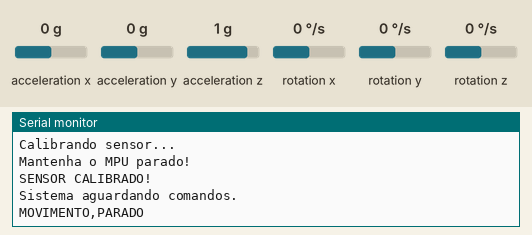
Recording of a sketch running on a simulated ESP32. Shown: the last lines printed to the serial monitor. Wiring (inferred from the names in the program): MPU-6050 motion sensor at I2C address 0x68. The test bench sets the inputs (shaded band); at power-on: rotation x 0 °/s, rotation z 0 °/s, acceleration x 0 g, acceleration y 0 g, acceleration z 1 g, rotation y 0 °/s. Nothing arrives over Bluetooth unless stated.

Above: at 5.3 s.
5.4 s: rotation x set to -192 °/s
At 6.3 s:
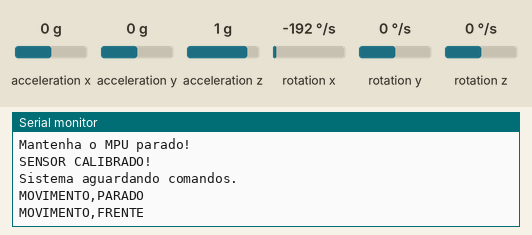
7.0 s: rotation z set to -192 °/s
At 8.4 s:
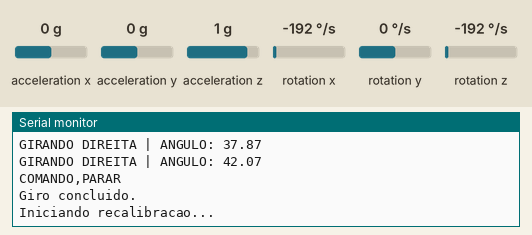
8.7 s: rotation x set to -100 °/s
At 9.8 s:
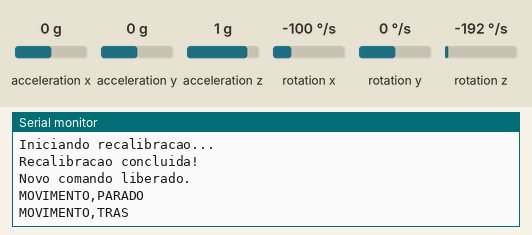
10.6 s: rotation z set to -100 °/s
At 11.9 s:
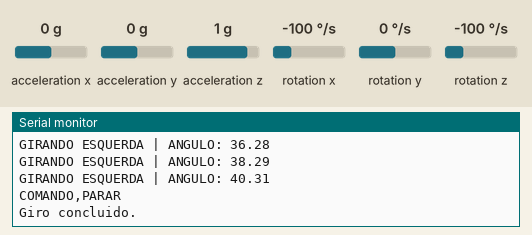

Measured:
- after the input at 5.4 s, the serial monitor: prints a new line after 0.16 s (image 1)
- after the input at 7.0 s, the serial monitor: prints a new line after 0.20 s (image 2)
- after the input at 8.7 s, the serial monitor: prints a new line after 0.45 s (image 3)
- after the input at 10.6 s, the serial monitor: prints a new line after 0.45 s (image 4)

The sketch:

ControleGiro.ino
```cpp
/*
  SMART CHAIR - CONTROLE DE GIRO
  ESP32 DevKit V1 + MPU6050

  SDA -> GPIO 25
  SCL -> GPIO 26
  Endereco I2C: 0x68

  Comunicacao:
  ESP32 -> Bluetooth Classico -> Raspberry Pi
  Nome Bluetooth: SmartChair-ESP32
*/

#include "mpu6050.h"
#include <BluetoothSerial.h>

// Objeto de comunicacao Bluetooth
BluetoothSerial SerialBT;


// ====================================================
// LIMITES DOS MOVIMENTOS
// ====================================================

// Eixo Z - esquerda e direita
const float LIMITE_ESQUERDA = 40.0;
const float LIMITE_DIREITA  = -40.0;

// Eixo X - frente e tras
const float LIMITE_FRENTE = -30.0;
const float LIMITE_TRAS   = 40.0;

// Angulo desejado para cada giro
const float ANGULO_ALVO = 40.0;
const float ANGULO_ALVOMenos = -40.0;

// Tempo aguardando a cadeira parar
const unsigned long TEMPO_PARADA = 500;


// ====================================================
// ESTADOS DO SISTEMA
// ====================================================

enum Estado {

  AGUARDANDO,
  GIRANDO_ESQUERDA,
  GIRANDO_DIREITA,
  RECALIBRANDO

};

Estado estado = AGUARDANDO;


// ====================================================
// VARIAVEIS DO GIRO
// ====================================================

float anguloInicial = 0;
float diferencaAngulo = 0;

unsigned long inicioParada = 0;


// ====================================================
// COMUNICACAO BLUETOOTH
// ====================================================

// Guarda o ultimo comando enviado para evitar repeticoes
String ultimoComandoEnviado = "";

void enviarComando(String comando) {

  // Evita enviar repetidamente o mesmo comando
  if (comando == ultimoComandoEnviado) {
    return;
  }

  // Mostra o comando no Monitor Serial
  Serial.println(comando);

  // Envia o comando para o Raspberry Pi
  if (SerialBT.hasClient()) {
    SerialBT.println(comando);
  }

  // Atualiza o ultimo comando enviado
  ultimoComandoEnviado = comando;

}


// ====================================================
// SETUP
// ====================================================

void setup() {

  Serial.begin(115200);

  delay(1000);


  // ==================================================
  // INICIALIZACAO DO BLUETOOTH
  // ==================================================

  if (SerialBT.begin("SmartChair-ESP32")) {

    Serial.println("Bluetooth iniciado!");
    Serial.println("Nome: SmartChair-ESP32");

  } else {

    Serial.println("Erro ao iniciar Bluetooth!");

  }


  Serial.println();
  Serial.println("====================================");
  Serial.println("       SMART CHAIR - MPU6050");
  Serial.println("====================================");


  // Inicializa o sensor
  mpu_begin();

  Serial.println("MPU6050 inicializado.");


  // Calibracao inicial
  Serial.println();
  Serial.println("Calibrando sensor...");
  Serial.println("Mantenha o MPU parado!");

  delay(2000);

  mpu_calibrate(200);


  // Zera os angulos
  mpu_reset();


  Serial.println();
  Serial.println("SENSOR CALIBRADO!");
  Serial.println("Sistema aguardando comandos.");
  Serial.println();

}


// ====================================================
// LOOP PRINCIPAL
// ====================================================

void loop() {

  // Atualiza os angulos somente fora da recalibracao
  if (estado != RECALIBRANDO) {
    mpu_loop();
  }

  float roll = getAngleX();
  float yaw = getAngleZ();


  // ==================================================
  // MAQUINA DE ESTADOS
  // ==================================================

  switch (estado) {


    // ================================================
    // AGUARDANDO UM NOVO COMANDO
    // ================================================

    case AGUARDANDO:

      diferencaAngulo = 0;


      // GIRO PARA ESQUERDA
      if (yaw > LIMITE_ESQUERDA) {

        anguloInicial = yaw;

        estado = GIRANDO_ESQUERDA;

        enviarComando("COMANDO,ESQUERDA,90");

        Serial.println("Iniciando giro para esquerda.");

      }


      // GIRO PARA DIREITA
      else if (yaw < LIMITE_DIREITA) {

        anguloInicial = yaw;

        estado = GIRANDO_DIREITA;

        enviarComando("COMANDO,DIREITA,90");

        Serial.println("Iniciando giro para direita.");

      }


      // MOVIMENTO PARA FRENTE
      else if (roll < LIMITE_FRENTE) {

        enviarComando("MOVIMENTO,FRENTE");

      }


      // MOVIMENTO PARA TRAS
      else if (roll > LIMITE_TRAS) {

        enviarComando("MOVIMENTO,TRAS");

      }


      // PARADO
      else {

        enviarComando("MOVIMENTO,PARADO");

      }

      break;


    // ================================================
    // GIRO PARA ESQUERDA
    // ================================================

    case GIRANDO_ESQUERDA:

      // Calcula quanto o sensor girou
      // desde o inicio da manobra

      diferencaAngulo = yaw - anguloInicial;

      Serial.print("GIRANDO ESQUERDA | ANGULO: ");

      Serial.println(diferencaAngulo, 2);


      // Verifica se atingiu o limite positivo ou negativo
      if (diferencaAngulo >= ANGULO_ALVO ||
          diferencaAngulo <= ANGULO_ALVOMenos) {

        enviarComando("COMANDO,PARAR");

        Serial.println("Giro concluido.");

        inicioParada = millis();

        estado = RECALIBRANDO;

      }

      break;


    // ================================================
    // GIRO PARA DIREITA
    // ================================================

    case GIRANDO_DIREITA:

      // Calcula quanto o sensor girou
      // desde o inicio da manobra

      diferencaAngulo = anguloInicial - yaw;

      Serial.print("GIRANDO DIREITA | ANGULO: ");

      Serial.println(diferencaAngulo, 2);


      // Verifica se atingiu o angulo desejado
      if (diferencaAngulo >= ANGULO_ALVO) {

        enviarComando("COMANDO,PARAR");

        Serial.println("Giro concluido.");

        inicioParada = millis();

        estado = RECALIBRANDO;

      }

      break;


    // ================================================
    // RECALIBRACAO DO SENSOR
    // ================================================

    case RECALIBRANDO:

      // Aguarda a cadeira parar completamente
      if (millis() - inicioParada >= TEMPO_PARADA) {

        Serial.println();
        Serial.println("Iniciando recalibracao...");

        // Recalibra somente o giroscopio
        mpu_calibrateGyro(200);

        // Zera a referencia angular
        mpu_reset();

        anguloInicial = 0;
        diferencaAngulo = 0;

        Serial.println("Recalibracao concluida!");

        Serial.println("Novo comando liberado.");

        // Libera o envio de um novo comando
        ultimoComandoEnviado = "";

        estado = AGUARDANDO;

      }

      break;

  }


  delay(20);

}
```

mpu6050.cpp
```cpp
#include "mpu6050.h"

// ======================================================
// VARIAVEIS
// ======================================================

float AccX = 0;
float AccY = 0;
float AccZ = 0;

float GyroX = 0;
float GyroY = 0;
float GyroZ = 0;

float AccErrorX = 0;
float AccErrorY = 0;

float GyroErrorX = 0;
float GyroErrorY = 0;
float GyroErrorZ = 0;

float accAngleX = 0;
float accAngleY = 0;

float gyroAngleX = 0;
float gyroAngleY = 0;
float gyroAngleZ = 0;

float roll = 0;
float pitch = 0;
float yaw = 0;

float elapsedTime = 0;
float currentTime = 0;
float previousTime = 0;


// ======================================================
// INICIALIZA MPU6050
// ======================================================

void mpu_begin() {

  Wire.begin(25, 26);

  Wire.setClock(100000);

  Wire.beginTransmission(MPU);

  byte erro = Wire.endTransmission();

  if (erro == 0) {

    Serial.println("MPU6050 encontrado no endereco 0x68.");

  } else {

    Serial.println("ERRO: MPU6050 nao encontrado!");
    Serial.println("Verifique SDA, SCL, VCC e GND.");

    return;
  }

  // Acorda o sensor
  Wire.beginTransmission(MPU);
  Wire.write(0x6B);
  Wire.write(0x00);
  Wire.endTransmission(true);

  // Configura acelerometro: +/- 2g
  Wire.beginTransmission(MPU);
  Wire.write(0x1C);
  Wire.write(0x00);
  Wire.endTransmission(true);

  // Configura giroscopio: +/- 250 graus/s
  Wire.beginTransmission(MPU);
  Wire.write(0x1B);
  Wire.write(0x00);
  Wire.endTransmission(true);

  delay(20);
}


// ======================================================
// LEITURA DO ACELEROMETRO
// ======================================================

void readAcel() {

  Wire.beginTransmission(MPU);

  Wire.write(0x3B);

  Wire.endTransmission(false);

  byte quantidade = Wire.requestFrom(MPU, 6, true);

  if (quantidade == 6) {

    int16_t rawX = (Wire.read() << 8) | Wire.read();
    int16_t rawY = (Wire.read() << 8) | Wire.read();
    int16_t rawZ = (Wire.read() << 8) | Wire.read();

    AccX = rawX / 16384.0f;
    AccY = rawY / 16384.0f;
    AccZ = rawZ / 16384.0f;
  }
}


// ======================================================
// LEITURA DO GIROSCOPIO
// ======================================================

void readGiro() {

  Wire.beginTransmission(MPU);

  Wire.write(0x43);

  Wire.endTransmission(false);

  byte quantidade = Wire.requestFrom(MPU, 6, true);

  if (quantidade == 6) {

    int16_t rawX = (Wire.read() << 8) | Wire.read();
    int16_t rawY = (Wire.read() << 8) | Wire.read();
    int16_t rawZ = (Wire.read() << 8) | Wire.read();

    GyroX = rawX / 131.0f;
    GyroY = rawY / 131.0f;
    GyroZ = rawZ / 131.0f;
  }
}


// ======================================================
// CALIBRACAO COMPLETA
// ======================================================

void mpu_calibrate(int leituras) {

  AccErrorX = 0;
  AccErrorY = 0;

  GyroErrorX = 0;
  GyroErrorY = 0;
  GyroErrorZ = 0;


  // ------------------------------------------
  // CALIBRACAO DO ACELEROMETRO
  // ------------------------------------------

  for (int nR = 0; nR < leituras; nR++) {

    readAcel();

    AccErrorX += (

      atan(
        AccY /
        sqrt(
          pow(AccX, 2) +
          pow(AccZ, 2)
        )
      ) * 180.0 / PI

    );

    AccErrorY += (

      atan(
        -1.0 * AccX /
        sqrt(
          pow(AccY, 2) +
          pow(AccZ, 2)
        )
      ) * 180.0 / PI

    );

    delay(2);
  }

  AccErrorX /= (float)leituras;
  AccErrorY /= (float)leituras;


  // ------------------------------------------
  // CALIBRACAO DO GIROSCOPIO
  // ------------------------------------------

  mpu_calibrateGyro(leituras);

}


// ======================================================
// CALIBRACAO SOMENTE DO GIROSCOPIO
// ======================================================

void mpu_calibrateGyro(int leituras) {

  GyroErrorX = 0;
  GyroErrorY = 0;
  GyroErrorZ = 0;

  for (int nR = 0; nR < leituras; nR++) {

    readGiro();

    GyroErrorX += GyroX;
    GyroErrorY += GyroY;
    GyroErrorZ += GyroZ;

    delay(2);
  }

  GyroErrorX /= (float)leituras;
  GyroErrorY /= (float)leituras;
  GyroErrorZ /= (float)leituras;

}


// ======================================================
// ATUALIZA OS ANGULOS
// ======================================================

void mpu_loop() {

  // ------------------------------------------
  // ACELEROMETRO
  // ------------------------------------------

  readAcel();

  accAngleX = (

    atan(
      AccY /
      sqrt(
        pow(AccX, 2) +
        pow(AccZ, 2)
      )
    ) * 180.0 / PI

  ) - AccErrorX;


  accAngleY = (

    atan(
      -1.0 * AccX /
      sqrt(
        pow(AccY, 2) +
        pow(AccZ, 2)
      )
    ) * 180.0 / PI

  ) - AccErrorY;


  // ------------------------------------------
  // CALCULA TEMPO ENTRE LEITURAS
  // ------------------------------------------

  previousTime = currentTime;

  currentTime = micros();

  elapsedTime =
    (currentTime - previousTime) / 1000000.0f;


  // ------------------------------------------
  // GIROSCOPIO
  // ------------------------------------------

  readGiro();

  GyroX -= GyroErrorX;
  GyroY -= GyroErrorY;
  GyroZ -= GyroErrorZ;


  // ------------------------------------------
  // INTEGRACAO DO GIRO
  // ------------------------------------------

  gyroAngleX += GyroX * elapsedTime;
  gyroAngleY += GyroY * elapsedTime;
  gyroAngleZ += GyroZ * elapsedTime;


  // ------------------------------------------
  // FILTRO COMPLEMENTAR
  // ------------------------------------------

  roll =
    0.96 * gyroAngleX +
    0.04 * accAngleX;

  pitch =
    0.96 * gyroAngleY +
    0.04 * accAngleY;


  // MPU6050 nao possui magnetometro.
  // YAW utiliza somente o giroscopio.

  yaw = gyroAngleZ;

}


// ======================================================
// RESET DOS ANGULOS
// ======================================================

void mpu_reset() {

  gyroAngleX = 0;
  gyroAngleY = 0;
  gyroAngleZ = 0;

  roll = 0;
  pitch = 0;
  yaw = 0;

  currentTime = micros();
  previousTime = currentTime;

  mpu_loop();

}


// ======================================================
// RETORNA ROLL
// ======================================================

float getAngleX() {

  return roll;

}


// ======================================================
// RETORNA PITCH
// ======================================================

float getAngleY() {

  return pitch;

}


// ======================================================
// RETORNA YAW
// ======================================================

float getAngleZ() {

  return yaw;

}


// ======================================================
// RETORNA DIFERENCA PARA UM ANGULO
// ======================================================

int getDeltaZ(int target) {

  if (target < 0) {

    return round(
      getAngleZ() - target
    );

  } else {

    return round(
      target - getAngleZ()
    );

  }

}
```

mpu6050.h
```cpp
#ifndef MPU6050_H
#define MPU6050_H

#include <Arduino.h>
#include <Wire.h>
#include <math.h>

#define MPU 0x68

void mpu_begin();

void mpu_calibrate(int leituras);

// Nova funcao: recalibra somente o giroscopio
void mpu_calibrateGyro(int leituras);

void mpu_loop();

void mpu_reset();

float getAngleX();
float getAngleY();
float getAngleZ();

int getDeltaZ(int target);

#endif
```
